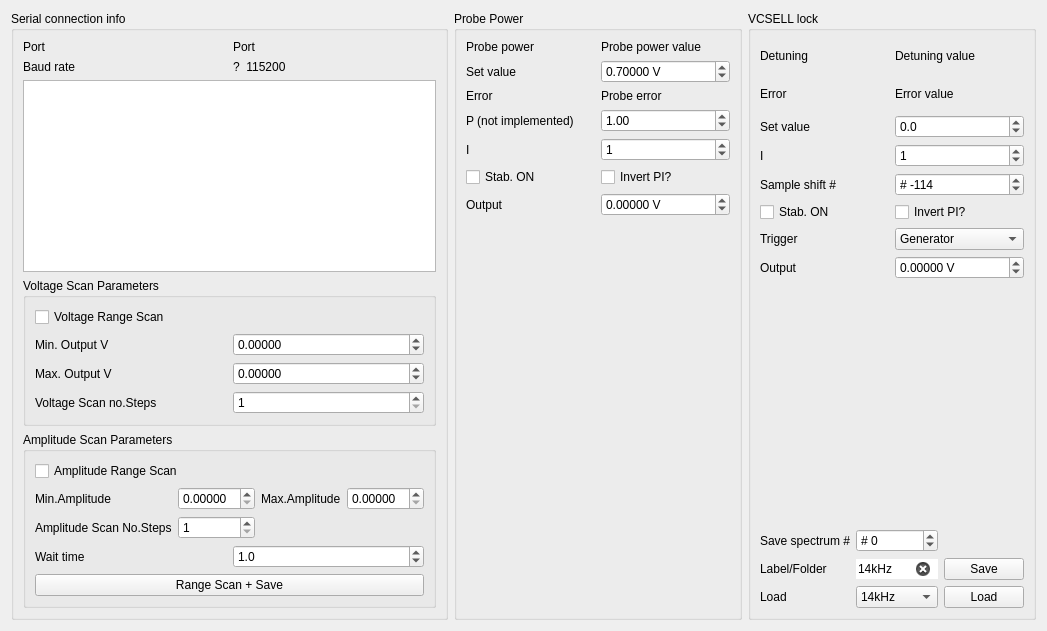
      <widget class="QWidget" name="tab_stab">
       <attribute name="title">
        <string>Stabilization</string>
       </attribute>
       <layout class="QHBoxLayout" name="horizontalLayout_6">
        <item>
         <widget class="QGroupBox" name="groupBox_5">
          <property name="sizePolicy">
           <sizepolicy hsizetype="Preferred" vsizetype="Preferred">
            <horstretch>1</horstretch>
            <verstretch>0</verstretch>
           </sizepolicy>
          </property>
          <property name="title">
           <string>Serial connection info</string>
          </property>
          <layout class="QGridLayout" name="gridLayout_19">
           <item row="0" column="0">
            <layout class="QGridLayout" name="gridLayout_18">
             <item row="0" column="0">
              <widget class="QLabel" name="label_37">
               <property name="text">
                <string>Port</string>
               </property>
              </widget>
             </item>
             <item row="1" column="0">
              <widget class="QLabel" name="label_36">
               <property name="text">
                <string>Baud rate</string>
               </property>
              </widget>
             </item>
             <item row="1" column="1">
              <widget class="QLabel" name="label_SerialPortBaud">
               <property name="text">
                <string>?  115200</string>
               </property>
              </widget>
             </item>
             <item row="0" column="1">
              <widget class="QLabel" name="label_SerialPortName">
               <property name="text">
                <string>Port</string>
               </property>
              </widget>
             </item>
            </layout>
           </item>
           <item row="2" column="0">
            <widget class="QGroupBox" name="groupBox_ScanLock">
             <property name="sizePolicy">
              <sizepolicy hsizetype="Preferred" vsizetype="Preferred">
               <horstretch>1</horstretch>
               <verstretch>1</verstretch>
              </sizepolicy>
             </property>
             <property name="title">
              <string>Voltage Scan Parameters</string>
             </property>
             <layout class="QGridLayout" name="gridLayout_24">
              <item row="1" column="0">
               <layout class="QGridLayout" name="gridLayout_21">
                <property name="horizontalSpacing">
                 <number>7</number>
                </property>
                <item row="1" column="1">
                 <widget class="QDoubleSpinBox" name="doubleSpinBox_scan_maxOutV">
                  <property name="suffix">
                   <string/>
                  </property>
                  <property name="decimals">
                   <number>5</number>
                  </property>
                  <property name="minimum">
                   <double>-10.000000000000000</double>
                  </property>
                  <property name="maximum">
                   <double>10.000000000000000</double>
                  </property>
                  <property name="singleStep">
                   <double>1.000000000000000</double>
                  </property>
                  <property name="value">
                   <double>0.000000000000000</double>
                  </property>
                 </widget>
                </item>
                <item row="2" column="0">
                 <widget class="QLabel" name="VScanStep">
                  <property name="text">
                   <string>Voltage Scan no.Steps</string>
                  </property>
                 </widget>
                </item>
                <item row="1" column="0">
                 <widget class="QLabel" name="Max_output_V_2">
                  <property name="text">
                   <string>Max. Output V</string>
                  </property>
                 </widget>
                </item>
                <item row="2" column="1">
                 <widget class="QDoubleSpinBox" name="doubleSpinBox_VScanIntervals">
                  <property name="suffix">
                   <string/>
                  </property>
                  <property name="decimals">
                   <number>0</number>
                  </property>
                  <property name="minimum">
                   <double>1.000000000000000</double>
                  </property>
                  <property name="maximum">
                   <double>1000.000000000000000</double>
                  </property>
                  <property name="singleStep">
                   <double>1.000000000000000</double>
                  </property>
                  <property name="value">
                   <double>1.000000000000000</double>
                  </property>
                 </widget>
                </item>
                <item row="0" column="1">
                 <widget class="QDoubleSpinBox" name="doubleSpinBox_scan_minOutV">
                  <property name="suffix">
                   <string/>
                  </property>
                  <property name="decimals">
                   <number>5</number>
                  </property>
                  <property name="minimum">
                   <double>-10.000000000000000</double>
                  </property>
                  <property name="maximum">
                   <double>10.000000000000000</double>
                  </property>
                  <property name="singleStep">
                   <double>1.000000000000000</double>
                  </property>
                  <property name="value">
                   <double>0.000000000000000</double>
                  </property>
                 </widget>
                </item>
                <item row="0" column="0">
                 <widget class="QLabel" name="Min_output_V">
                  <property name="text">
                   <string>Min. Output V</string>
                  </property>
                 </widget>
                </item>
               </layout>
              </item>
              <item row="0" column="0">
               <widget class="QCheckBox" name="checkBox_VRangeScan">
                <property name="text">
                 <string>Voltage Range Scan</string>
                </property>
               </widget>
              </item>
             </layout>
            </widget>
           </item>
           <item row="1" column="0">
            <widget class="QPlainTextEdit" name="plainTextEdit_ESP32SerialLog">
             <property name="enabled">
              <bool>true</bool>
             </property>
             <property name="readOnly">
              <bool>true</bool>
             </property>
             <property name="maximumBlockCount">
              <number>50</number>
             </property>
            </widget>
           </item>
           <item row="3" column="0">
            <widget class="QGroupBox" name="groupBox_11">
             <property name="sizePolicy">
              <sizepolicy hsizetype="Preferred" vsizetype="Preferred">
               <horstretch>1</horstretch>
               <verstretch>1</verstretch>
              </sizepolicy>
             </property>
             <property name="title">
              <string>Amplitude Scan Parameters</string>
             </property>
             <layout class="QGridLayout" name="gridLayout_27">
              <item row="3" column="0">
               <layout class="QGridLayout" name="gridLayout_25">
                <item row="0" column="1">
                 <widget class="QDoubleSpinBox" name="doubleSpinBox_ScanWaitTime">
                  <property name="toolTip">
                   <string>Time from set to measure in seconds</string>
                  </property>
                  <property name="suffix">
                   <string/>
                  </property>
                  <property name="decimals">
                   <number>1</number>
                  </property>
                  <property name="minimum">
                   <double>0.100000000000000</double>
                  </property>
                  <property name="maximum">
                   <double>50.000000000000000</double>
                  </property>
                  <property name="singleStep">
                   <double>0.100000000000000</double>
                  </property>
                  <property name="value">
                   <double>1.000000000000000</double>
                  </property>
                 </widget>
                </item>
                <item row="0" column="0">
                 <widget class="QLabel" name="AScanStep_3">
                  <property name="text">
                   <string>Wait time</string>
                  </property>
                 </widget>
                </item>
               </layout>
              </item>
              <item row="1" column="0">
               <layout class="QGridLayout" name="gridLayout_26">
                <item row="0" column="0">
                 <widget class="QLabel" name="Min_Pump_Level">
                  <property name="text">
                   <string>Min.Amplitude</string>
                  </property>
                 </widget>
                </item>
                <item row="0" column="2">
                 <widget class="QLabel" name="label_38">
                  <property name="text">
                   <string>Max.Amplitude</string>
                  </property>
                 </widget>
                </item>
                <item row="1" column="0">
                 <widget class="QLabel" name="AScanStep_2">
                  <property name="text">
                   <string>Amplitude Scan No.Steps</string>
                  </property>
                 </widget>
                </item>
                <item row="0" column="3">
                 <widget class="QDoubleSpinBox" name="doubleSpinBox_scan_maxAmplitude">
                  <property name="suffix">
                   <string/>
                  </property>
                  <property name="decimals">
                   <number>5</number>
                  </property>
                  <property name="minimum">
                   <double>0.000000000000000</double>
                  </property>
                  <property name="maximum">
                   <double>10.000000000000000</double>
                  </property>
                  <property name="singleStep">
                   <double>1.000000000000000</double>
                  </property>
                  <property name="value">
                   <double>0.000000000000000</double>
                  </property>
                 </widget>
                </item>
                <item row="1" column="1">
                 <widget class="QDoubleSpinBox" name="doubleSpinBox_AmplitudeScanIntervals">
                  <property name="suffix">
                   <string/>
                  </property>
                  <property name="decimals">
                   <number>0</number>
                  </property>
                  <property name="minimum">
                   <double>1.000000000000000</double>
                  </property>
                  <property name="maximum">
                   <double>50.000000000000000</double>
                  </property>
                  <property name="singleStep">
                   <double>1.000000000000000</double>
                  </property>
                  <property name="value">
                   <double>1.000000000000000</double>
                  </property>
                 </widget>
                </item>
                <item row="0" column="1">
                 <widget class="QDoubleSpinBox" name="doubleSpinBox_scan_minAmplitude">
                  <property name="suffix">
                   <string/>
                  </property>
                  <property name="decimals">
                   <number>5</number>
                  </property>
                  <property name="minimum">
                   <double>0.000000000000000</double>
                  </property>
                  <property name="maximum">
                   <double>10.000000000000000</double>
                  </property>
                  <property name="singleStep">
                   <double>1.000000000000000</double>
                  </property>
                  <property name="value">
                   <double>0.000000000000000</double>
                  </property>
                 </widget>
                </item>
               </layout>
              </item>
              <item row="0" column="0">
               <widget class="QCheckBox" name="checkBox_AmplitudeRangeScan">
                <property name="text">
                 <string>Amplitude Range Scan</string>
                </property>
               </widget>
              </item>
              <item row="4" column="0">
               <widget class="QPushButton" name="okButton_RangeScanStart">
                <property name="text">
                 <string>Range Scan + Save</string>
                </property>
               </widget>
              </item>
             </layout>
            </widget>
           </item>
          </layout>
         </widget>
        </item>
        <item>
         <widget class="QGroupBox" name="groupBox_ProbPower">
          <property name="sizePolicy">
           <sizepolicy hsizetype="Preferred" vsizetype="Preferred">
            <horstretch>1</horstretch>
            <verstretch>1</verstretch>
           </sizepolicy>
          </property>
          <property name="title">
           <string>Probe Power</string>
          </property>
          <layout class="QGridLayout" name="gridLayout_17">
           <item row="0" column="1">
            <layout class="QGridLayout" name="gridLayout_16">
             <item row="2" column="0">
              <widget class="QLabel" name="label_39">
               <property name="text">
                <string>Probe power</string>
               </property>
              </widget>
             </item>
             <item row="3" column="0">
              <widget class="QLabel" name="label_40">
               <property name="text">
                <string>Set value</string>
               </property>
              </widget>
             </item>
             <item row="6" column="1">
              <widget class="QDoubleSpinBox" name="doubleSpinBox_setProbePowerI">
               <property name="suffix">
                <string/>
               </property>
               <property name="decimals">
                <number>0</number>
               </property>
               <property name="minimum">
                <double>0.000000000000000</double>
               </property>
               <property name="maximum">
                <double>1000.000000000000000</double>
               </property>
               <property name="singleStep">
                <double>1.000000000000000</double>
               </property>
               <property name="value">
                <double>1.000000000000000</double>
               </property>
              </widget>
             </item>
             <item row="2" column="1">
              <widget class="QLabel" name="label_ProbePowerValue">
               <property name="text">
                <string>Probe power value</string>
               </property>
              </widget>
             </item>
             <item row="4" column="1">
              <widget class="QLabel" name="label_ProbeError">
               <property name="text">
                <string>Probe error</string>
               </property>
              </widget>
             </item>
             <item row="7" column="0">
              <widget class="QCheckBox" name="checkBox_StabProbePower">
               <property name="text">
                <string>Stab. ON</string>
               </property>
               <property name="icon">
                <iconset>
                 <normaloff>../../Users/Zoran/.designer/backup/images/ZG-Speach-Bubble-16x16-icon.png</normaloff>../../Users/Zoran/.designer/backup/images/ZG-Speach-Bubble-16x16-icon.png</iconset>
               </property>
               <property name="iconSize">
                <size>
                 <width>16</width>
                 <height>16</height>
                </size>
               </property>
              </widget>
             </item>
             <item row="5" column="0">
              <widget class="QLabel" name="label_44">
               <property name="text">
                <string>P (not implemented)</string>
               </property>
              </widget>
             </item>
             <item row="6" column="0">
              <widget class="QLabel" name="label_45">
               <property name="text">
                <string>I</string>
               </property>
              </widget>
             </item>
             <item row="7" column="1">
              <widget class="QCheckBox" name="checkBox_ProbeStabInvertPID">
               <property name="text">
                <string>Invert PI?</string>
               </property>
              </widget>
             </item>
             <item row="3" column="1">
              <widget class="QDoubleSpinBox" name="doubleSpinBox_setProbePowerValue">
               <property name="suffix">
                <string> V</string>
               </property>
               <property name="decimals">
                <number>5</number>
               </property>
               <property name="minimum">
                <double>-10.000000000000000</double>
               </property>
               <property name="maximum">
                <double>10.000000000000000</double>
               </property>
               <property name="singleStep">
                <double>0.001000000000000</double>
               </property>
               <property name="value">
                <double>0.700000000000000</double>
               </property>
              </widget>
             </item>
             <item row="4" column="0">
              <widget class="QLabel" name="label_41">
               <property name="text">
                <string>Error</string>
               </property>
              </widget>
             </item>
             <item row="5" column="1">
              <widget class="QDoubleSpinBox" name="doubleSpinBox_setProbePowerP">
               <property name="suffix">
                <string/>
               </property>
               <property name="decimals">
                <number>2</number>
               </property>
               <property name="minimum">
                <double>0.000000000000000</double>
               </property>
               <property name="maximum">
                <double>10.000000000000000</double>
               </property>
               <property name="singleStep">
                <double>0.010000000000000</double>
               </property>
               <property name="value">
                <double>1.000000000000000</double>
               </property>
              </widget>
             </item>
             <item row="8" column="0">
              <widget class="QLabel" name="label_48">
               <property name="text">
                <string>Output</string>
               </property>
              </widget>
             </item>
             <item row="8" column="1">
              <widget class="QDoubleSpinBox" name="doubleSpinBox_stabProbePowerOut">
               <property name="suffix">
                <string> V</string>
               </property>
               <property name="decimals">
                <number>5</number>
               </property>
               <property name="minimum">
                <double>-5.000000000000000</double>
               </property>
               <property name="maximum">
                <double>5.000000000000000</double>
               </property>
               <property name="singleStep">
                <double>0.010000000000000</double>
               </property>
               <property name="value">
                <double>0.000000000000000</double>
               </property>
              </widget>
             </item>
            </layout>
           </item>
           <item row="2" column="1">
            <spacer name="verticalSpacer_2">
             <property name="orientation">
              <enum>Qt::Vertical</enum>
             </property>
             <property name="sizeHint" stdset="0">
              <size>
               <width>20</width>
               <height>40</height>
              </size>
             </property>
            </spacer>
           </item>
           <item row="1" column="1">
            <widget class="QWidget" name="widget_PlotStab" native="true">
             <property name="sizePolicy">
              <sizepolicy hsizetype="Preferred" vsizetype="Preferred">
               <horstretch>0</horstretch>
               <verstretch>0</verstretch>
              </sizepolicy>
             </property>
            </widget>
           </item>
          </layout>
         </widget>
        </item>
        <item>
         <widget class="QGroupBox" name="groupBox_9">
          <property name="sizePolicy">
           <sizepolicy hsizetype="Preferred" vsizetype="Preferred">
            <horstretch>1</horstretch>
            <verstretch>0</verstretch>
           </sizepolicy>
          </property>
          <property name="title">
           <string>VCSELL lock</string>
          </property>
          <layout class="QGridLayout" name="gridLayout_23">
           <item row="3" column="0">
            <layout class="QGridLayout" name="gridLayout_20">
             <item row="1" column="0">
              <widget class="QLabel" name="label_52">
               <property name="sizePolicy">
                <sizepolicy hsizetype="Preferred" vsizetype="Preferred">
                 <horstretch>1</horstretch>
                 <verstretch>0</verstretch>
                </sizepolicy>
               </property>
               <property name="text">
                <string>Label/Folder</string>
               </property>
              </widget>
             </item>
             <item row="0" column="1">
              <widget class="QDoubleSpinBox" name="doubleSpinBox_stabSpectrumSaveNo">
               <property name="toolTip">
                <string>#0 best spectrum, positive and negative values are for spectrums detuned by 10mV of output steps</string>
               </property>
               <property name="prefix">
                <string># </string>
               </property>
               <property name="suffix">
                <string/>
               </property>
               <property name="decimals">
                <number>0</number>
               </property>
               <property name="minimum">
                <double>-20.000000000000000</double>
               </property>
               <property name="maximum">
                <double>20.000000000000000</double>
               </property>
               <property name="singleStep">
                <double>1.000000000000000</double>
               </property>
               <property name="value">
                <double>0.000000000000000</double>
               </property>
              </widget>
             </item>
             <item row="1" column="1">
              <widget class="QLineEdit" name="lineEdit_SpectrumLabel">
               <property name="sizePolicy">
                <sizepolicy hsizetype="Expanding" vsizetype="Fixed">
                 <horstretch>1</horstretch>
                 <verstretch>0</verstretch>
                </sizepolicy>
               </property>
               <property name="toolTip">
                <string>Folder name</string>
               </property>
               <property name="text">
                <string>14kHz</string>
               </property>
               <property name="maxLength">
                <number>20</number>
               </property>
               <property name="frame">
                <bool>false</bool>
               </property>
               <property name="clearButtonEnabled">
                <bool>true</bool>
               </property>
              </widget>
             </item>
             <item row="0" column="0">
              <widget class="QLabel" name="label_51">
               <property name="text">
                <string>Save spectrum #</string>
               </property>
              </widget>
             </item>
             <item row="1" column="2">
              <widget class="QPushButton" name="pushButton_SaveVCSELLSpectrum">
               <property name="text">
                <string>Save</string>
               </property>
              </widget>
             </item>
             <item row="2" column="0">
              <widget class="QLabel" name="label_53">
               <property name="sizePolicy">
                <sizepolicy hsizetype="Preferred" vsizetype="Preferred">
                 <horstretch>1</horstretch>
                 <verstretch>0</verstretch>
                </sizepolicy>
               </property>
               <property name="text">
                <string>Load</string>
               </property>
              </widget>
             </item>
             <item row="2" column="1">
              <widget class="QComboBox" name="comboBox_SelectVCSELLSpectrum">
               <item>
                <property name="text">
                 <string>14kHz</string>
                </property>
               </item>
              </widget>
             </item>
             <item row="2" column="2">
              <widget class="QPushButton" name="pushButton_LoadVCSELLSpectrum">
               <property name="text">
                <string>Load</string>
               </property>
              </widget>
             </item>
            </layout>
           </item>
           <item row="0" column="0">
            <layout class="QGridLayout" name="gridLayout_22">
             <item row="0" column="0">
              <widget class="QLabel" name="label_43">
               <property name="text">
                <string>Detuning</string>
               </property>
              </widget>
             </item>
             <item row="4" column="0">
              <widget class="QLabel" name="label_50">
               <property name="text">
                <string>Sample shift #</string>
               </property>
              </widget>
             </item>
             <item row="3" column="0">
              <widget class="QLabel" name="label_47">
               <property name="text">
                <string>I</string>
               </property>
              </widget>
             </item>
             <item row="5" column="0">
              <widget class="QCheckBox" name="checkBox_VCSELLStab">
               <property name="text">
                <string>Stab. ON</string>
               </property>
               <property name="icon">
                <iconset>
                 <normaloff>../../Users/Zoran/.designer/backup/images/ZG-Speach-Bubble-16x16-icon.png</normaloff>../../Users/Zoran/.designer/backup/images/ZG-Speach-Bubble-16x16-icon.png</iconset>
               </property>
               <property name="iconSize">
                <size>
                 <width>16</width>
                 <height>16</height>
                </size>
               </property>
              </widget>
             </item>
             <item row="3" column="1">
              <widget class="QDoubleSpinBox" name="doubleSpinBox_StabVCSELL_I">
               <property name="suffix">
                <string/>
               </property>
               <property name="decimals">
                <number>0</number>
               </property>
               <property name="minimum">
                <double>0.000000000000000</double>
               </property>
               <property name="maximum">
                <double>1000.000000000000000</double>
               </property>
               <property name="singleStep">
                <double>1.000000000000000</double>
               </property>
               <property name="value">
                <double>1.000000000000000</double>
               </property>
              </widget>
             </item>
             <item row="1" column="1">
              <widget class="QLabel" name="label_LaserError">
               <property name="text">
                <string>Error value</string>
               </property>
              </widget>
             </item>
             <item row="2" column="1">
              <widget class="QDoubleSpinBox" name="doubleSpinBox_setVCSELL">
               <property name="suffix">
                <string/>
               </property>
               <property name="decimals">
                <number>1</number>
               </property>
               <property name="minimum">
                <double>-10.000000000000000</double>
               </property>
               <property name="maximum">
                <double>10.000000000000000</double>
               </property>
               <property name="singleStep">
                <double>1.000000000000000</double>
               </property>
               <property name="value">
                <double>0.000000000000000</double>
               </property>
              </widget>
             </item>
             <item row="2" column="0">
              <widget class="QLabel" name="label_42">
               <property name="text">
                <string>Set value</string>
               </property>
              </widget>
             </item>
             <item row="1" column="0">
              <widget class="QLabel" name="label_46">
               <property name="text">
                <string>Error</string>
               </property>
              </widget>
             </item>
             <item row="5" column="1">
              <widget class="QCheckBox" name="checkBox_VCSELLStabInvertPID">
               <property name="text">
                <string>Invert PI?</string>
               </property>
              </widget>
             </item>
             <item row="0" column="1">
              <widget class="QLabel" name="label_VCSELLDetuningValue">
               <property name="text">
                <string>Detuning value</string>
               </property>
              </widget>
             </item>
             <item row="4" column="1">
              <widget class="QDoubleSpinBox" name="doubleSpinBox_stabSpectrumShift">
               <property name="toolTip">
                <string>Shift the selection window of the spectrum by given number of samples by </string>
               </property>
               <property name="prefix">
                <string># </string>
               </property>
               <property name="suffix">
                <string/>
               </property>
               <property name="decimals">
                <number>0</number>
               </property>
               <property name="minimum">
                <double>-5000.000000000000000</double>
               </property>
               <property name="maximum">
                <double>5000.000000000000000</double>
               </property>
               <property name="singleStep">
                <double>1.000000000000000</double>
               </property>
               <property name="value">
                <double>-114.000000000000000</double>
               </property>
              </widget>
             </item>
             <item row="7" column="0">
              <widget class="QLabel" name="label_54">
               <property name="text">
                <string>Trigger</string>
               </property>
              </widget>
             </item>
             <item row="8" column="0">
              <widget class="QLabel" name="label_49">
               <property name="text">
                <string>Output</string>
               </property>
              </widget>
             </item>
             <item row="7" column="1">
              <widget class="QComboBox" name="comboBox_trigger">
               <property name="currentIndex">
                <number>0</number>
               </property>
               <property name="maxVisibleItems">
                <number>4</number>
               </property>
               <item>
                <property name="text">
                 <string>Generator</string>
                </property>
               </item>
               <item>
                <property name="text">
                 <string>CH1</string>
                </property>
               </item>
               <item>
                <property name="text">
                 <string>CH2</string>
                </property>
               </item>
              </widget>
             </item>
             <item row="8" column="1">
              <widget class="QDoubleSpinBox" name="doubleSpinBox_stabVCSELLOut">
               <property name="suffix">
                <string> V</string>
               </property>
               <property name="decimals">
                <number>5</number>
               </property>
               <property name="minimum">
                <double>-5.000000000000000</double>
               </property>
               <property name="maximum">
                <double>5.000000000000000</double>
               </property>
               <property name="singleStep">
                <double>0.010000000000000</double>
               </property>
               <property name="value">
                <double>0.000000000000000</double>
               </property>
              </widget>
             </item>
            </layout>
           </item>
           <item row="1" column="0">
            <widget class="QWidget" name="widget_PlotVCSELL" native="true"/>
           </item>
          </layout>
         </widget>
        </item>
       </layout>
      </widget>
